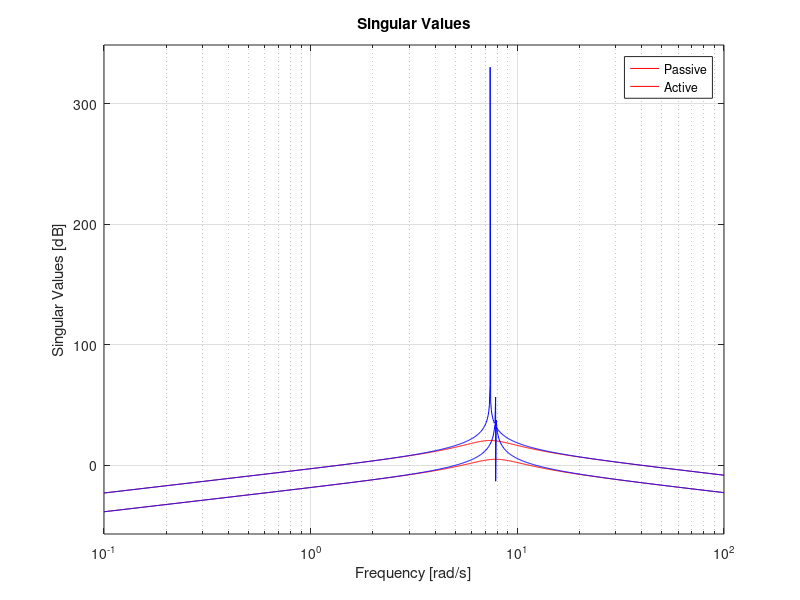

The MATLAB source for this figure: (Note: this script raises an error after producing the figure.)
clc
close all
clear all

s=tf('s');

% systme parameters
m=22000;   %kg
j=700e3;   %kgm^2
c=40e3;    %Ns/m
k=2*300e3; %N/m
L=6;       %m

%% State space model for passive system

k1 = k;
k2 = k;
c1 = c;
c2 = c;
l1 = L;
l2 = L;

Apass = [0, 1, 0, 0;
    -(k1+k2)/m,  -(c1+c2)/m, (k1*l1 - k2*l2)/m, (c1*l1 - c2*l2)/m;
    0, 0, 0, 1;
    (k1*l1 - k2*l2)/j, (c1*l1 - c2*l2)/j, -(k1*l1*l1 + k2*l2*l2)/j, -(c1*l1*l1 + c2*l2*l2)/j];

Bpass = [0,0,0,0;
    k1/m, c1/m, k2/m, c2/m;
    0,0,0,0;
    -k1*l1/j, -c1*l1/j, k2*l2/j, c2*l2/j];

Cpass = [0,1,0,0;0,0,0,1];

Dpass = zeros(2,4);

sys_pass = ss(Apass, Bpass, Cpass, Dpass);
sigma(sys_pass)

%% State space model for skyhook control
Ask=[0 1 0 0
    -2*k/m 0 0 0
    0 0 0 1
    0 0 -2*k*L^2/j 0];
Bsk=[0 0 0 0
    k/m k/m -1/m -1/m
    0 0 0 0
    -L*k/j L*k/j L/j -L/j];
Csk=[0 1 0 0
    0 0 0 1];
Dsk=zeros(2,4);


%% H_inf using linmod syntax

%state space: The same as skyhook
sys = ss(Ask,Bsk,Csk,Dsk);

sigma(sys_pass,'r')
hold on
sigma(sys,'b')
legend('Passive','Active');

[wn,zeta] = damp(sys);

%% TF wrt z_w1
[zw1b,zw1a] = ss2tf(Ask,Bsk,Csk,Dsk,1);
tf_z_zw1 = tf(zw1b(1,:),zw1a);
tf_chi_zw1 = tf(zw1b(2,:),zw1a);

[zw2b,zw2a] = ss2tf(Ask,Bsk,Csk,Dsk,2);
tf_z_zw2 = tf(zw2b(1,:),zw2a);
tf_chi_zw2 = tf(zw2b(2,:),zw2a);

[fa1b,fa1a] = ss2tf(Ask,Bsk,Csk,Dsk,3);
tf_z_fa1 = tf(fa1b(1,:),fa1a);
tf_chi_fa1 = tf(fa1b(2,:),fa1a);

[fa2b,fa2a] = ss2tf(Ask,Bsk,Csk,Dsk,4);
tf_z_fa2 = tf(fa2b(1,:),fa2a);
tf_chi_fa2 = tf(fa2b(2,:),fa2a);

figure,
subplot(2,2,1),bode(tf_z_zw1);
title('TF z_{w1} to z')
grid on
subplot(2,2,2),bode(tf_z_zw2);
title('TF z_{w2} to z')
grid on
subplot(2,2,3),bode(tf_z_fa1);
title('TF Fa_1 to z')
grid on
subplot(2,2,4),bode(tf_z_fa2);
title('TF Fa_2 to z')
grid on
sgtitle('Bode plots of z in MIMO vehicle model');

figure,
subplot(2,2,1),bode(tf_chi_zw1);
title('TF z_{w1} to \chi')
grid on
subplot(2,2,2),bode(tf_chi_zw2);
title('TF z_{w2} to \chi')
grid on
subplot(2,2,3),bode(tf_chi_fa1);
title('TF Fa_1 to \chi')
grid on
subplot(2,2,4),bode(tf_chi_fa2);
title('TF Fa_2 to \chi')
grid on
sgtitle('Bode plots of \chi in MIMO vehicle model');


